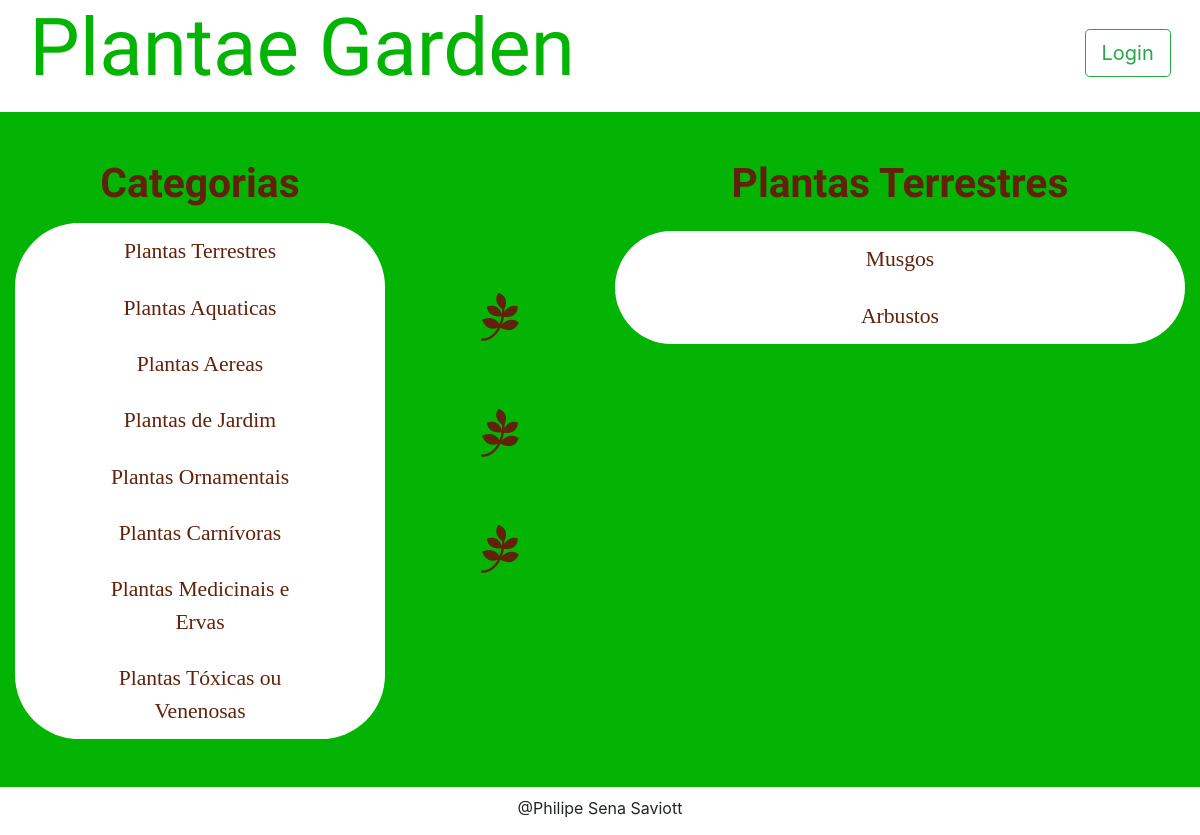
The page /category/1/items on the database its author committed.
### models.py (models this page shows, shortened)
class Category(Base):
    __tablename__ = 'category'
    id = Column(Integer, primary_key=True)
    name = Column(String(50), nullable=False)
    user_id = Column(Integer, ForeignKey('user.id'))
    user = relationship(User)

class Item(Base):
    __tablename__ = 'item'
    id = Column(Integer, primary_key=True)
    name = Column(String(50), nullable=False)
    description = Column(String(1000), nullable=False)
    category_id = Column(Integer, ForeignKey('category.id'))
    category = relationship(Category)
    user_id = Column(Integer, ForeignKey('user.id'))
    user = relationship(User)

### application.py (the view, shortened to what this page needs)
@app.route('/category/<int:category_id>/items')
def categoryFunction(category_id):
    category = session.query(Category)
    category2 = session.query(Category).filter_by(id=category_id).first()
    if not hasattr(category2, 'id'):
        return "this category not exist"
    items = session.query(Item).filter_by(category_id=category2.id)
    if 'username' not in login_session:
        if items.count() == 0:
            flash("You have no items yet!")
            return render_template(
                'publicCategory.html',
                plantas=category, plantas2=category2, itemName=items)
        else:
            return render_template(
                'publicCategory.html',
                plantas=category, plantas2=category2, itemName=items)

### templates/publicCategory.html (shortened to what this page needs)
{% extends "main.html" %}
{% block content %}
{% include "header.html" %}
      <section class="row main-body">
        <div class="col-md-9">
        </div>
      </section>
      <section class="row main-body">
        <div id="item-description" class="col-md-4">
          <h2 class="cat-title">Categorias</h2>
          <div class="cat-all-list">
            {% for i in plantas %}
              <div class="list-group cat-list">
                <a href="{{ url_for('categoryFunction', category_id=i.id)}}" class="list-group-item">{{ i.name }}</a>
              </div>
            {% endfor %}
          </div>
        </div>
        <ul class="col-md-2 tree-list">
          <li><i class="fa fa-pagelines"></i></li>
          <li><i class="fa fa-pagelines"></i></li>
          <li><i class="fa fa-pagelines"></i></li>
        </ul>
        <div id="item-description" class="col-md-6">
          <h2 class="cat-title">{{ plantas2.name }}</h2>
          <div class="cat-all-list">
            {% for i in itemName %}
              <div class="list-group cat-list">
                <a href="{{ url_for('itemFunction', item_id=i.id, category_id=plantas2.id)}}" class="list-group-item" class="list-group-item">{{ i.name }}</a>
              </div>
            {% endfor %}
          </div>
        </div>
      </section>
{% endblock %}

### static/styles.css (style rules this page uses)
a:hover, a:visited, a:link, a:active { text-decoration: none; }
.list-group-item { color: #61210B; border: 0px; font-family: 'Crimson Text', serif; font-size: 135%; text-align: center; }
#item-description { margin: 2.5% 0 4% 0; }
.main-body { background-color: #04B404; }
.cat-list { border: 10px; border-radius: 20em; margin-left: 15%; width: 70% }
.cat-all-list { background-color: white; border-radius: 4em; }
.cat-title { text-align:center; margin-bottom: 4%; font-family: 'Raleway', sans-serif; font-size: 255%; color: #61210B; font-weight: bold; }
.tree-list { margin: 8% 0 0 0; list-style: none; color: #61210B; text-align: center; }
.tree-list .fa-pagelines { margin: 40% 0 0 0; font-size: 300%; }

### rows shown on the page
Category: name "Plantas Terrestres"
Category: name "Plantas Aquaticas"
Category: name "Plantas Aereas"
Category: name "Plantas de Jardim"
Category: name "Plantas Ornamentais"
Category: name "Plantas Carnívoras"
Category: name "Plantas Medicinais e Ervas"
Category: name "Plantas Tóxicas ou Venenosas"
Item: name "Musgos"
Item: name "Arbustos"
